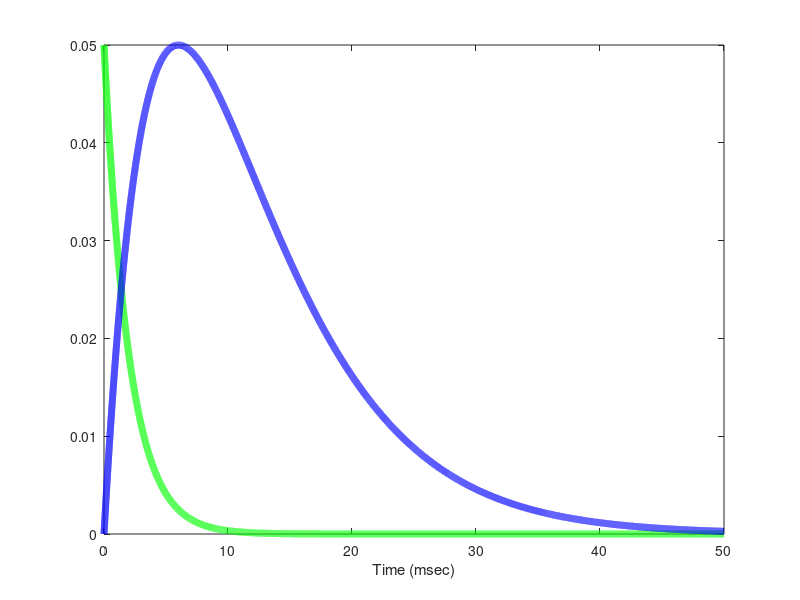

This chart was generated by the following MATLAB code:
eWeight=0.01;
eWeight=0.05;
%iWeight=eWeight/(8.1325);
%iWeight=eWeight/(3.5781);
iWeight=eWeight;
dt=0.002;
tausyn_E=2;
tausyn_I=6;

step=1;

synEndStep=step+1+round(50/dt);
synCurrentIdxes=(step+1):synEndStep;

synTimeAxis=dt*(synCurrentIdxes-(step+1));

gsyn_E=eWeight*exp(-synTimeAxis/tausyn_E);
gsyn_I=iWeight*(synTimeAxis/tausyn_I).*exp(1-(synTimeAxis/tausyn_I));

%vTyp=-47;
vTyp=-45;
typicalDrivingForceE=(vTyp-(0));
typicalDrivingForceI=(vTyp-(-72));
isyn_E=gsyn_E*typicalDrivingForceE
isyn_I=gsyn_I*typicalDrivingForceI;

%totalE=sum(gsyn_E)
%totalI=sum(gsyn_I)

totalE=sum(isyn_E)
totalI=sum(isyn_I)


figure;
plot(synTimeAxis,gsyn_E,'g','LineWidth',5)
hold on
plot(synTimeAxis,gsyn_I,'b','LineWidth',5)
xlabel('Time (msec)')


